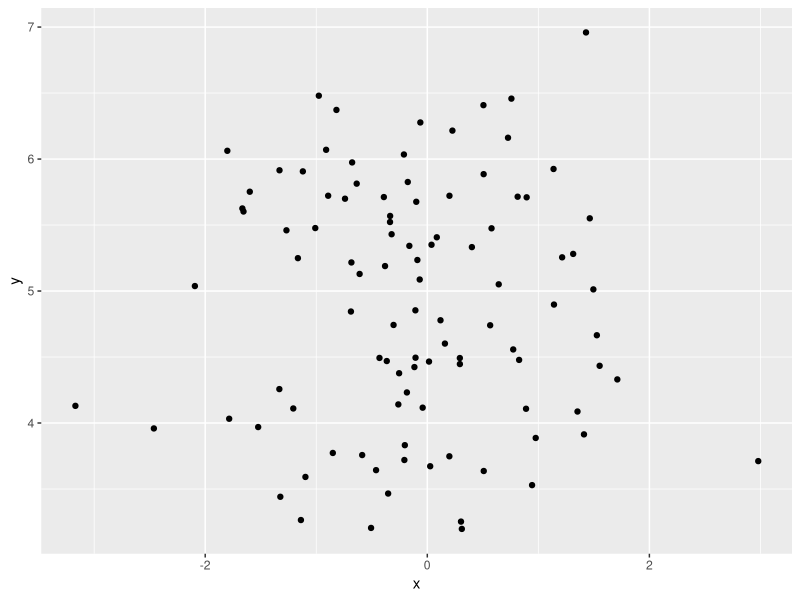

Recreate this plot in R.
## ---- chunk 1
knitr::opts_chunk$set(echo = TRUE)
## ---- chunk 2
## People can't see your data when the doc is produced.

## ---- chunk 3
x <- rnorm(100, 0, 1)
y <- rnorm(100, 5, 1)
Data <- data.frame(x, y)
## ---- chunk 4
# make ggplot 
library(ggplot2)
ggplot(Data, aes(x = x, y=y)) +
         geom_point()
